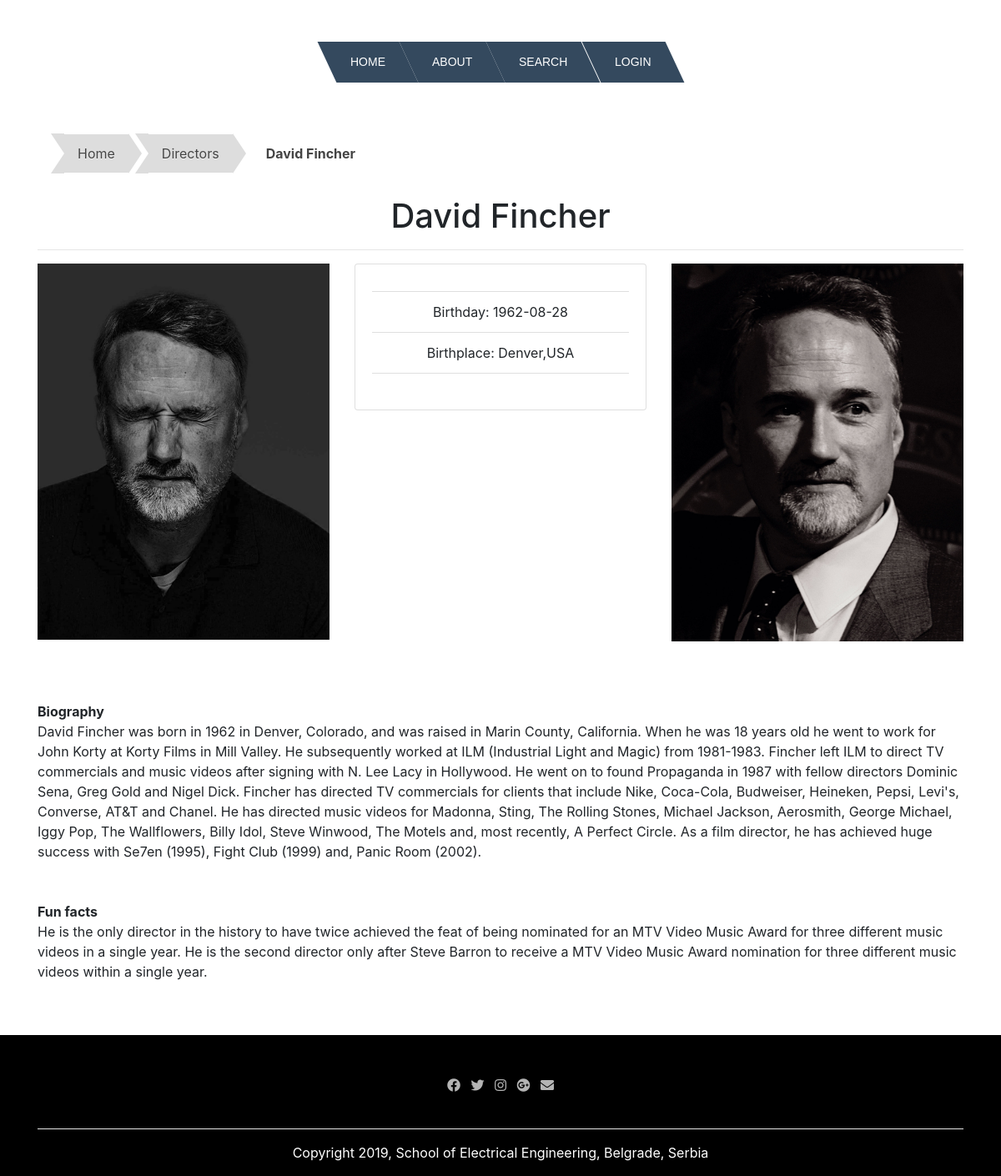
Page /index.php/Guest/showDirector/4 on the committed database.
### tables this page shows
CREATE TABLE IF NOT EXISTS `directors` (
  `id` int(11) NOT NULL,
  `name` varchar(50) NOT NULL,
  `birthplace` int(11) NOT NULL,
  `birthday` date NOT NULL,
  `funfact` varchar(1000) NOT NULL,
  `biography` varchar(1000) NOT NULL,
  `posterSrc` varchar(50) NOT NULL,
  `profileImgLeft` varchar(50) NOT NULL,
  `profileImgRight` varchar(50) NOT NULL,
  `highlight` varchar(500) NOT NULL,
  PRIMARY KEY (`id`)
);

CREATE TABLE IF NOT EXISTS `states` (
  `id` int(11) NOT NULL AUTO_INCREMENT,
  `city` varchar(50) NOT NULL,
  `state` varchar(50) NOT NULL,
  PRIMARY KEY (`id`)
);

### application/controllers/Guest.php (called while the page is built, shortened)
<?php
require_once APPPATH . 'core/Core.php';
class Guest extends Core {
    public function showContent($mainContent, $data) {
        $this->load->view("templates/header_guest.php", $data);
        $this->load->view($mainContent, $data);
        $this->load->view("templates/footer.php");
    }
    public function showDirector($id, $controller = null) {
        $controller = "Guest";
        parent::showDirector($id, $controller);
    }
}

### application/core/Core.php (called while the page is built, shortened)
<?php
class Core extends CI_Controller {
    public function showDirector($id, $controller) {
        $director = $this->ModelDirectors->fetch($id);
        $state = $this->ModelStates->fetch($director->birthplace);
        $this->showContent("director.php", ["director" => $director, "state" => $state, "controller" => $controller]);
    }
}

### index.php (called while the page is built, shortened)
<?php
require_once BASEPATH.'core/CodeIgniter.php';

### application/models/ModelDirectors.php (called while the page is built, shortened)
<?php
class ModelDirectors extends CI_Model {
     public function fetch($id){
        $this->db->where("id",$id);
        $this->db->from('directors');
        $query=$this->db->get();
        $result=$query->row();
        return $result;
    }
}

### application/models/ModelStates.php (called while the page is built, shortened)
<?php
class ModelStates extends CI_Model {
    public function fetch($id) {
        $this->db->where("id", $id);
        $this->db->from('states');
        $query = $this->db->get();
        $result = $query->row();
        return $result;
    }
}

### application/views/director.php (the view, shortened to what this page needs)
<div class="container">
    <div>
        <ul class="breadcrumb">
            <li><a href = "<?php echo site_url($controller . "/index"); ?>"> Home</a></li>
            <li><a href = "<?php echo site_url($controller . "/directors"); ?>"> Directors </a></li>
            <li><a href="#" class="current"><?php echo $director->name ?></a></li>
        </ul>
    </div>
    <div class="row text-center">
        <div class="col-lg-12">
            <h1><?php echo $director->name ?></h1>
            <hr>
        </div>
    </div>
    <div class="row">
        <div class="col-sm-4">
            <img class=" img-fluid" src="<?php echo base_url($director->profileImgLeft) ?>">
        </div>
        <div class="col-sm-4">
            <div class="card">
                <div class="card-body text-center">
                        <ul class="list-group list-group-flush lista">
                            <li class="list-group-item">Birthday: <?php echo $director->birthday ?> </li>
                            <li class="list-group-item">Birthplace: <?php echo $state->city .",". $state->state ?></li>
                        </ul>
                        <br>
                </div>
            </div>
        </div>
        <div class="col-sm-4">
            <img class=" img-fluid" src="<?php echo base_url($director->profileImgRight) ?>">
        </div>
    </div>
    <div class="row">
        <div class="col-sm-12">
            <br><br><br>
            <p><b>Biography</b><br>
                <?php echo $director->biography ?>
                <br><br><br>
                <b>Fun facts</b><br>
                <?php echo $director->funfact ?>
            </p>
        </div>
    </div>
</div>

### css/header_style.css (style rules this page uses)
.breadcrumb { overflow: hidden; background-color: transparent !important; }
.breadcrumb li { float: left; margin: 0 .5em 0 1em; }
.breadcrumb a { background: #ddd; padding: .7em 1em; float: left; text-decoration: none; color: #444; text-shadow: 0 1px 0 rgba(255,255,255,.5); position: relative; }
.breadcrumb a::before { content: ""; position: absolute; top: 50%; margin-top: -1.5em; border-width: 1.5em 0 1.5em 1em; border-style: solid; border-color: #ddd #ddd #ddd transparent; left: -1em; }
.breadcrumb a::after { content: ""; position: absolute; top: 50%; margin-top: -1.5em; border-top: 1.5em solid transparent; border-bottom: 1.5em solid transparent; border-left: 1em solid #ddd; right: -1em; }
.breadcrumb .current, .breadcrumb .current:hover { font-weight: bold; background: none; }
.breadcrumb .current::after, .breadcrumb .current::before { content: normal; }
a:link { text-decoration: none; }

### rows in the picture
directors: name "David Fincher", profileImgLeft (picture), birthday "1962-08-28", profileImgRight (picture), biography "David Fincher was born in 1962 in Denver, Colorado, and was raised in Marin County, California. When he was 18 years old he went to work for John Korty at Korty Films in Mill Valley. He subsequently worked at ILM (Industrial Light and Magic) from 1981-1983. Fincher left ILM to direct TV commercials and music videos after signing with N. Lee Lacy in Hollywood. He went on to found Propaganda in 1987 with fellow directors Dominic Sena, Greg Gold and Nigel Dick. Fincher has directed TV commercials for clients that include Nike, Coca-Cola, Budweiser, Heineken, Pepsi, Levi's, Converse, AT&T and Chanel. He has directed music videos for Madonna, Sting, The Rolling Stones, Michael Jackson,…", funfact "He is the only director in the history to have twice achieved the feat of being nominated for an MTV Video Music Award for three different music videos in a single year. He is the second director only after Steve Barron to receive a MTV Video Music Award nomination for three different music videos within a single year."
states: city "Denver", state "USA"
